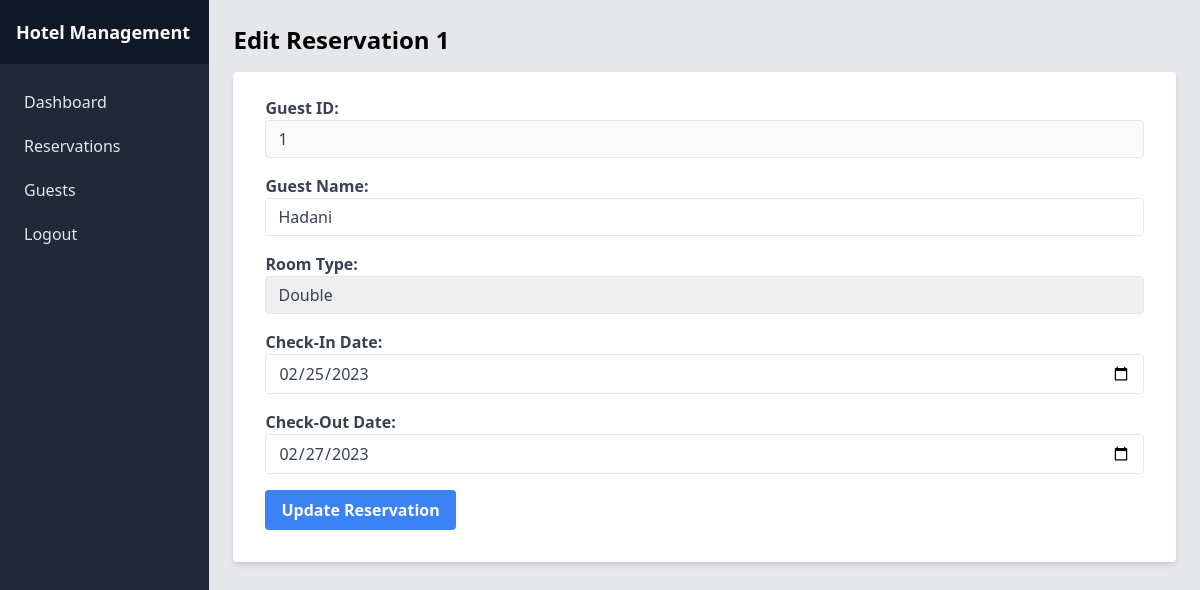
Screenshot of /admin/edit_reservation.php?reservation_id=1 (signed in) with the database file from the repository.
### tables this page shows
CREATE TABLE `reservations` (
  `reservation_id` int(11) UNSIGNED NOT NULL,
  `guest_id` int(11) UNSIGNED NOT NULL,
  `room_type` varchar(50) NOT NULL,
  `checkin_date` date NOT NULL,
  `checkout_date` date NOT NULL
);

CREATE TABLE `guests` (
  `guest_id` int(6) UNSIGNED NOT NULL,
  `guest_name` varchar(30) NOT NULL,
  `guest_email` varchar(50) NOT NULL
);

### admin/edit_reservation.php (the view, shortened to what this page needs)
<?php
include_once('../connection.php');
$reservation_id = $_GET['reservation_id'];
$reservation_query = $pdo->prepare("SELECT reservations.reservation_id, reservations.guest_id, guests.guest_name, guests.guest_email, reservations.room_type, reservations.checkin_date, reservations.checkout_date FROM reservations INNER JOIN guests ON reservations.guest_id = guests.guest_id WHERE reservations.reservation_id = :reservation_id");
$reservation_query->execute(['reservation_id' => $reservation_id]);
$reservation_data = $reservation_query->fetch(PDO::FETCH_ASSOC);
?>
<!DOCTYPE html>
<html lang="en">
<head>
</head>
<body class="bg-gray-200">
    <div class="flex flex-row">
        <?php include('../blocks/sidenavbar.php'); ?>
        <div class="p-6 w-full">
            <h1 class="text-2xl font-bold mb-4">Edit Reservation <?php echo $reservation_data['reservation_id']; ?></h1>
            <form action="edit_reservation.php?reservation_id=<?php echo $reservation_id; ?>" method="post" class="bg-white shadow-md rounded px-8 pt-6 pb-8 mb-4">
                <div class="mb-4">
                    <label for="guest_id" class="text-gray-700 font-bold mb-2">Guest ID:</label>
                    <input type="text" name="guest_id" id="guest_id" value="<?php echo $reservation_data['guest_id']; ?>" class="appearance-none border rounded w-full py-2 px-3 text-gray-700 leading-tight" disabled>
                </div>
                <div class="mb-4">
                    <label for="guest_name" class=" text-gray-700 font-bold mb-2">Guest Name:</label>
                    <input type="text" name="guest_name" id="guest_name" value="<?php echo $reservation_data['guest_name']; ?>" class="appearance-none border rounded w-full py-2 px-3 text-gray-700 leading-tight">
                </div>
                <div class="mb-4">
                    <label for="room_type" class=" text-gray-700 font-bold mb-2">Room Type:</label>
                    <select id="room_type" name="room_type" class="appearance-none border rounded w-full py-2 px-3 text-gray-700 leading-tight">
                        <option value="<?php echo $reservation_data['room_type']; ?>"><?php echo $reservation_data['room_type']; ?></option>
                    </select>
                </div>
                <div class="mb-4">
                    <label for="checkin_date" class=" text-gray-700 font-bold mb-2">Check-In Date:</label>
                    <input type="date" name="checkin_date" id="checkin_date" value="<?php echo $reservation_data['checkin_date']; ?>" class="appearance-none border rounded w-full py-2 px-3 text-gray-700 leading-tight">
                </div>
                <div class="mb-4">
                    <label for="checkout_date" class=" text-gray-700 font-bold mb-2">Check-Out Date:</label>
                    <input type="date" name="checkout_date" id="checkout_date" value="<?php echo $reservation_data['checkout_date']; ?>" class="appearance-none border rounded w-full py-2 px-3 text-gray-700 leading-tight">
                </div>
                <div class="flex items-center justify-between">
                    <button type="submit" name="submit" class="bg-blue-500 hover:bg-blue-700 text-white font-bold py-2 px-4 rounded focus:outline-none focus:shadow-outline">Update Reservation</button>
                </div>
            </form>
        </div>
    </div>
</body>
</html>

### rows the page displays
reservations: reservation_id "1", guest_id "1", guest_name "Hadani", room_type "Double", checkin_date "02/25/2023", checkout_date "02/27/2023"
